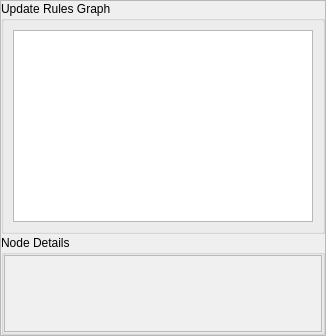
         <widget class="QFrame" name="fr_rule_graph_view">
          <property name="frameShape">
           <enum>QFrame::StyledPanel</enum>
          </property>
          <property name="frameShadow">
           <enum>QFrame::Raised</enum>
          </property>
          <layout class="QGridLayout" name="gridLayout_6">
           <property name="leftMargin">
            <number>0</number>
           </property>
           <property name="topMargin">
            <number>0</number>
           </property>
           <property name="rightMargin">
            <number>0</number>
           </property>
           <property name="bottomMargin">
            <number>0</number>
           </property>
           <property name="spacing">
            <number>1</number>
           </property>
           <item row="1" column="0">
            <widget class="QGroupBox" name="gb_node_details">
             <property name="minimumSize">
              <size>
               <width>0</width>
               <height>100</height>
              </size>
             </property>
             <property name="maximumSize">
              <size>
               <width>16777215</width>
               <height>100</height>
              </size>
             </property>
             <property name="title">
              <string>Node Details</string>
             </property>
             <layout class="QGridLayout" name="gridLayout_7">
              <property name="leftMargin">
               <number>0</number>
              </property>
              <property name="topMargin">
               <number>0</number>
              </property>
              <property name="rightMargin">
               <number>0</number>
              </property>
              <property name="bottomMargin">
               <number>0</number>
              </property>
              <item row="0" column="0">
               <widget class="QTextBrowser" name="txt_node_details">
                <property name="styleSheet">
                 <string notr="true">background-color: rgb(240, 240, 240);
</string>
                </property>
                <property name="html">
                 <string>&lt;!DOCTYPE HTML PUBLIC &quot;-//W3C//DTD HTML 4.0//EN&quot; &quot;http://www.w3.org/TR/REC-html40/strict.dtd&quot;&gt;
&lt;html&gt;&lt;head&gt;&lt;meta name=&quot;qrichtext&quot; content=&quot;1&quot; /&gt;&lt;style type=&quot;text/css&quot;&gt;
p, li { white-space: pre-wrap; }
&lt;/style&gt;&lt;/head&gt;&lt;body style=&quot; font-family:'MS Shell Dlg 2'; font-size:8.25pt; font-weight:400; font-style:normal;&quot;&gt;
&lt;p style=&quot;-qt-paragraph-type:empty; margin-top:0px; margin-bottom:0px; margin-left:0px; margin-right:0px; -qt-block-indent:0; text-indent:0px;&quot;&gt;&lt;br /&gt;&lt;/p&gt;&lt;/body&gt;&lt;/html&gt;</string>
                </property>
                <property name="openExternalLinks">
                 <bool>true</bool>
                </property>
               </widget>
              </item>
             </layout>
            </widget>
           </item>
           <item row="0" column="0">
            <widget class="QGroupBox" name="gb_graph_editor">
             <property name="title">
              <string>Update Rules Graph</string>
             </property>
             <layout class="QGridLayout" name="gridLayout_21">
              <item row="0" column="0">
               <widget class="QGraphicsView" name="graph_editor">
                <property name="minimumSize">
                 <size>
                  <width>300</width>
                  <height>0</height>
                 </size>
                </property>
               </widget>
              </item>
             </layout>
            </widget>
           </item>
          </layout>
         </widget>
